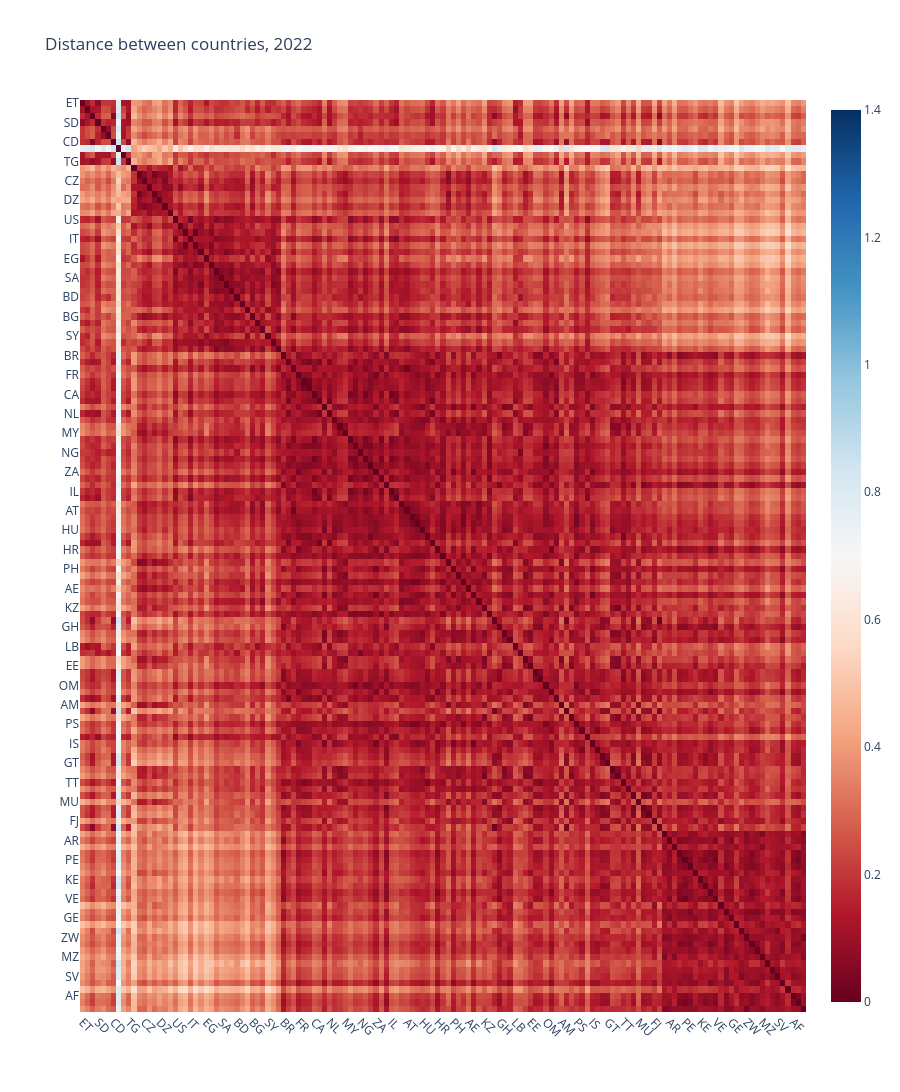

The notebook cell this image was saved under:
### Code cell
country_labels = (
    df_map_analysis.query("year==@year")
    .merge(df_cs_yearly.xs(year, level=1).sum(axis=1).to_frame("total"),
           left_on="country", right_index=True, how="left")
    .sort_values(["cluster", "total"], ascending=[True, False])["country"].to_list()
)
# param_value = 0.2
# y_labels = df_cs.sum(axis=1).sort_values(ascending=False).index.to_list()
# y_labels = df_dist.index.to_list()
uf.plotly_heatmap(
    df_dist_yearly.xs(year, level=1).loc[country_labels, country_labels],
    x_labels=country_labels,
    y_labels=country_labels,
    z_min=0, z_max=param_value*2,
    # colorscale="symmetrical",
    x_type="country",
    y_type="country",
    title=f"Distance between countries, {year}",
    line_height=10
)

### Figure 1 — Plotly figure (JSON) as saved in the notebook; plotly's stock layout.template omitted (floating-point values rounded to 4 significant figures; data arrays with more than 128 entries replaced by an {"elided": "..."} marker saying what was removed)
{"data": [{"colorscale": [[0, "rgb(103,0,31)"], [0.1, "rgb(178,24,43)"], [0.2, "rgb(214,96,77)"], [0.3, "rgb(244,165,130)"], [0.4, "rgb(253,219,199)"], [0.5, "rgb(247,247,247)"], [0.6, "rgb(209,229,240)"], [0.7, "rgb(146,197,222)"], [0.8, "rgb(67,147,195)"], [0.9, "rgb(33,102,172)"], [1, "rgb(5,48,97)"]], "customdata": {"elided": "141x141x2 str values"}, "hovertemplate": "<b>X: </b>%{customdata[0]}<br><b>Y: </b>%{customdata[1]}<br><b>Z: </b> %{z:.3f}<br><extra></extra>", "type": "heatmap", "x": {"elided": "141 str values"}, "y": {"elided": "141 str values"}, "z": {"elided": "141x141 float values"}, "zmax": 1.4, "zmin": 0}], "layout": {"height": 1410, "title": {"text": "Distance between countries, 2022"}, "xaxis": {"automargin": true, "tickangle": 45}, "yaxis": {"automargin": true, "autorange": "reversed"}}}
